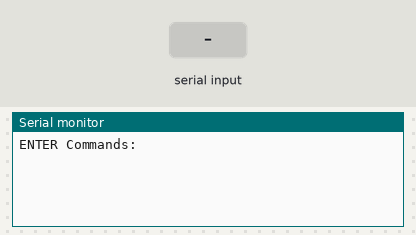
The sketch below on a simulated Arduino Uno, built with avr-gcc and run on an emulated ATmega328P. Shown: the last lines printed to the serial monitor. The inputs (shaded band) are chosen by the test bench.

Above: at 1.2 s.
1.3 s: "1" received over Serial
At 2.0 s:
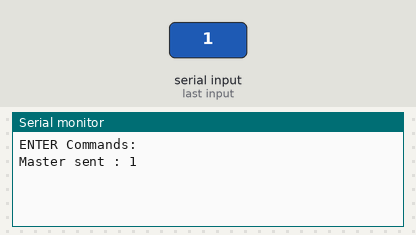
2.8 s: "1" received over the second serial link
At 3.2 s:
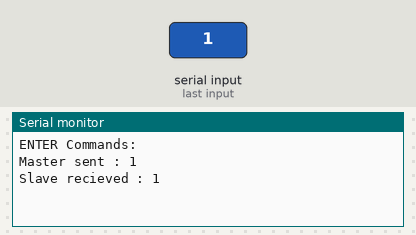
4.3 s: "0" received over Serial
At 5.5 s:
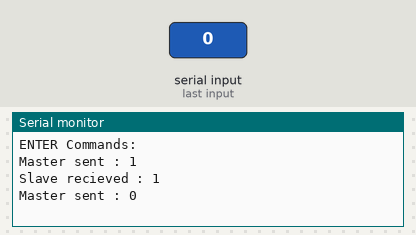
5.8 s: "0" received over the second serial link
At 6.6 s:
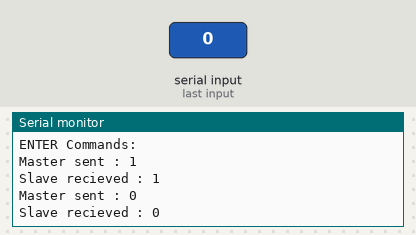

Measured:
- after the input at 1.3 s, the serial monitor: prints a new line at once (image 1)
- after the input at 2.8 s, the serial monitor: prints a new line at once (image 2)
- after the input at 4.3 s, the serial monitor: prints a new line at once (image 3)
- after the input at 5.8 s, the serial monitor: prints a new line at once (image 4)

The sketch:

UART_Repeater.ino
```cpp
#include <SoftwareSerial.h>
SoftwareSerial ArduinoSlave(10,11);
String answer;
String msg;
void setup(){
  Serial.begin(9600);
  Serial.println("ENTER Commands:");
  ArduinoSlave.begin(9600);
}
void loop(){
  //Read command from monitor
  readSerialPort();
  //Read answer from slave
  while (ArduinoSlave.available()) {
    delay(10);
    if (ArduinoSlave.available() >0) {
      char c = ArduinoSlave.read();  //gets one byte from serial buffer
      answer += c; //makes the string readString
    }
  }
  //Send data to slave
  if(msg!=""){
    Serial.print("Master sent : ");
    Serial.println(msg);
    ArduinoSlave.print(msg);
    msg="";
  }
  //Send answer to monitor
  if(answer!=""){
    Serial.print("Slave recieved : ");
    Serial.println(answer);
    answer="";
  }
}
void readSerialPort(){
  while (Serial.available()) {
    delay(10);
    if (Serial.available() >0) {
      char c = Serial.read();  //gets one byte from serial buffer
      msg += c; //makes the string readString
    }
  }
  Serial.flush();
}
```
